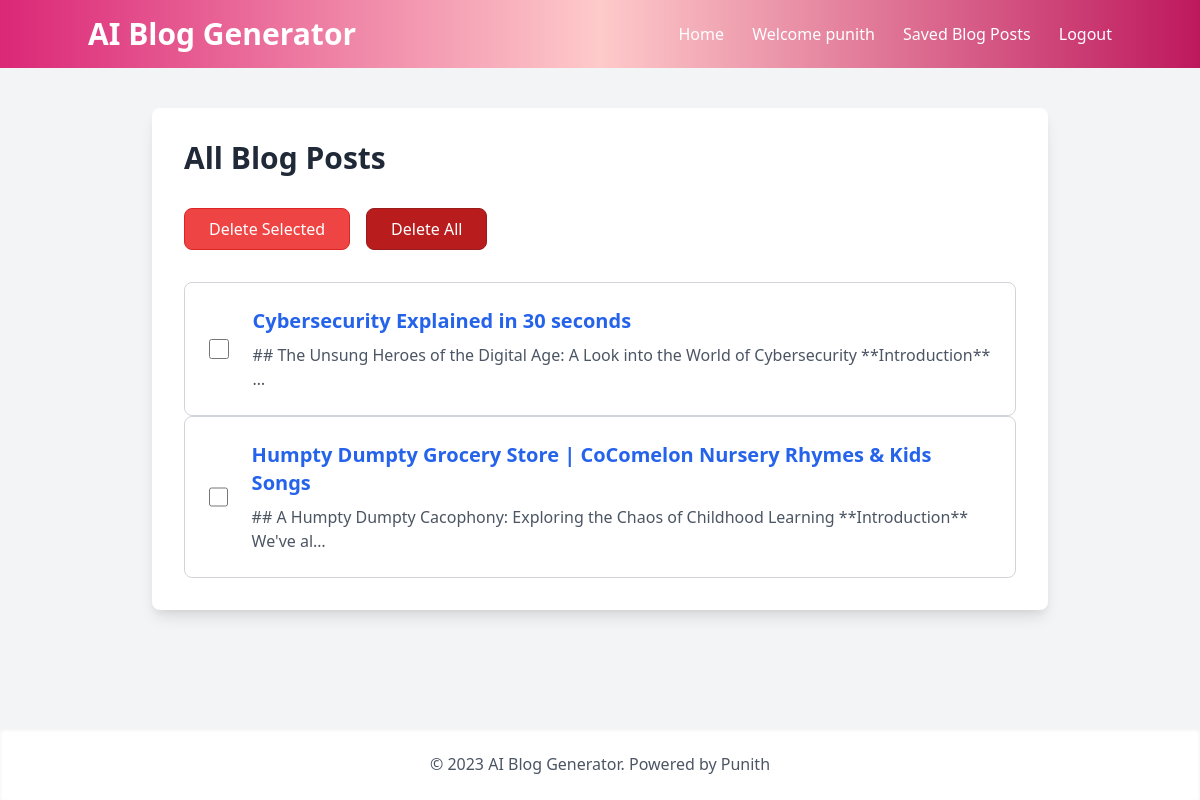
Before: /blog-list/ (signed in) with the older database file.
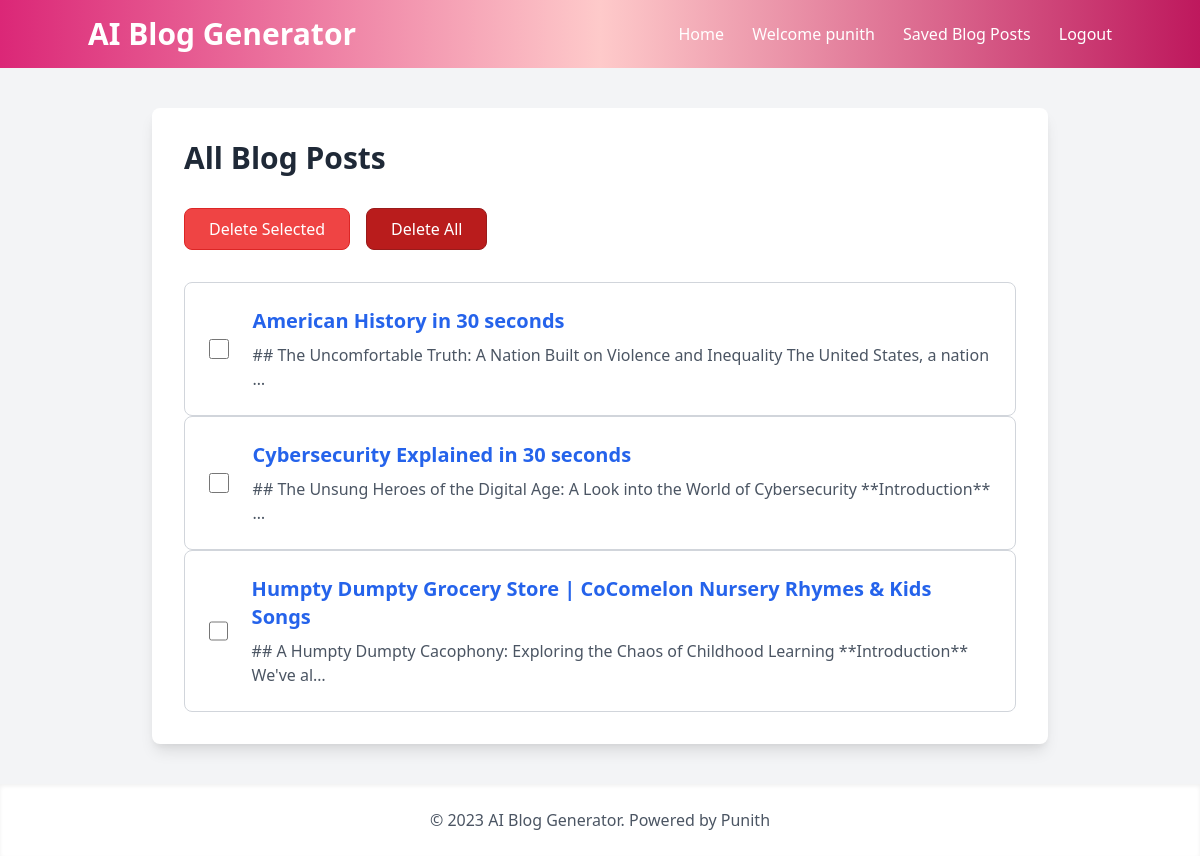
After: the same page with the newer database file.
### blog_generator/models.py (models this page shows, shortened)
class BlogPost(models.Model):
    user = models.ForeignKey(User, on_delete=models.CASCADE)
    youtube_title = models.CharField(max_length=300)
    youtube_link = models.URLField()
    generated_content = models.TextField()
    created_at = models.DateTimeField(auto_now_add=True)

### blog_generator/views.py (the view)
# urls.py: path('blog-list/', views.blog_list, name='blog-list'),
@login_required
def blog_list(request):
    blog_articles = BlogPost.objects.filter(user=request.user)
    return render(request, "all-blogs.html", {'blog_articles': blog_articles})

### templates/all-blogs.html (shortened to what this page needs)
<!DOCTYPE html>
<html lang="en">
<head>
    <link href="https://cdn.jsdelivr.net/npm/tailwindcss@2.2.19/dist/tailwind.min.css" rel="stylesheet">
    <link href="https://cdn.jsdelivr.net/npm/@sweetalert2/theme-minimal@4/minimal.css" rel="stylesheet">
</head>
<body class="flex flex-col min-h-screen bg-gray-100 font-sans antialiased">
    <nav class="bg-gradient-to-r from-pink-600 via-red-200 to-pink-700 p-4 text-white">
        <div class="container mx-auto flex justify-between items-center">
            <a href="/" class="text-3xl font-bold hover:text-blue-200 transition duration-300">AI Blog Generator</a>
            <div class="space-x-6">
                <a href="/" class="text-white hover:text-blue-200 transition duration-300">Home</a>
                <a href="#" class="text-white hover:text-blue-200 transition duration-300">Welcome {{ user.username }}</a>
                <a href="/blog-list" class="text-white hover:text-blue-200 transition duration-300">Saved Blog Posts</a>
                <a href="/logout" class="text-white hover:text-blue-200 transition duration-300">Logout</a>
            </div>
        </div>
    </nav>
    <main class="container mx-auto mt-10 px-4 sm:px-0 flex-grow">
        <div class="max-w-4xl mx-auto bg-white p-8 rounded-lg shadow-lg">
            <section>
                <h2 class="text-3xl mb-8 font-bold text-gray-800">All Blog Posts</h2>
                <div class="flex space-x-4 mb-8">
                    <button id="delete-selected" class="btn btn-danger bg-red-500 text-white px-6 py-2 rounded-lg border border-red-600 hover:bg-red-600 focus:ring-2 focus:ring-red-500 transition duration-300 disabled:opacity-50 disabled:cursor-not-allowed" disabled>Delete Selected</button>
                    <button id="delete-all" class="btn btn-danger bg-red-700 text-white px-6 py-2 rounded-lg border border-red-800 hover:bg-red-800 focus:ring-2 focus:ring-red-700 transition duration-300">Delete All</button>
                </div>
                <div class="space-y-6">
                    <form id="blog-form">
                        {% for article in blog_articles reversed %}
                        <div class="blog-entry border border-gray-300 p-6 rounded-lg flex items-center hover:bg-gray-50 transition duration-300">
                            <input type="checkbox" class="select-blog mr-6 h-5 w-5 text-blue-600 rounded focus:ring-blue-500" name="blog_ids" value="{{article.id}}">
                            <a href="{% url 'blog_generator:blog-details' article.id %}" class="flex-grow group">
                                <h3 class="text-xl font-semibold text-blue-600 group-hover:text-blue-800 transition duration-300">{{article.youtube_title}}</h3>
                                <p class="text-gray-600 mt-2">{{article.generated_content|truncatechars:100}}</p>
                            </a>
                        </div>
                        {% empty %}
                        <p class="text-gray-500 italic text-center py-8">No blog posts available. Generate some awesome content!</p>
                        {% endfor %}
                    </form>
                </div>
            </section>
        </div>
    </main>
    <footer class="text-center p-6 text-gray-600 mt-10 bg-white shadow-inner">
        <p>&copy; 2023 AI Blog Generator. Powered by Punith</p>
    </footer>
</body>
</html>

Changed rows visible on the page:
added BlogPost: youtube_title "American History in 30 seconds", generated_content "## The Uncomfortable Truth: A Nation Built on Violence and Inequality The United States, a nation …"
